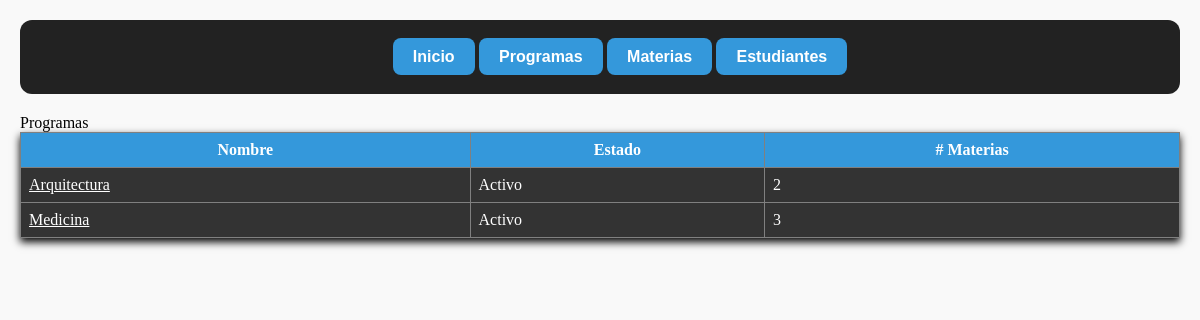
/programas/, run on the app's committed database.
### estudiantes/models.py (models this page shows, shortened)
class Programa(models.Model):
    ESTADOS = [
        ("ACTIVO", "Activo"),
        ("INACTIVO", "Inactivo"),
        ("EN_REVISION", "En revisión"),
        ("CERRADO", "Cerrado"),
    ]
    nombre = models.CharField(max_length=150)
    descripcion = models.TextField(blank=True)
    estado = models.CharField(max_length=15, choices=ESTADOS, default="ACTIVO")

### estudiantes/views.py (the view)
# urls.py: path("programas/", views.lista_programas, name="lista_programas"),
def lista_programas(request):
    programas = Programa.objects.all().order_by("nombre")
    return render(request, "estudiantes/lista_programas.html", {"programas": programas})

### estudiantes/templates/estudiantes/lista_programas.html (shortened to what this page needs)
{% extends "estudiantes/base.html" %}
{% block content %}
<a style="font-family: Trebuchet MS", Lucida, Arial, sans-serif;
<h1>Programas</h1>
<table border="1" cellpadding="8" cellspacing="0" style="border-collapse: collapse; width: 100%; color: #fff; background-color: #333; box-shadow: 0 4px 8px rgba(0, 0, 0, 3);">
    <thead style="background-color: #3498db;">
        <tr>
            <th>Nombre</th>
            <th>Estado</th>
            <th># Materias</th>
        </tr>
    </thead>
    <tbody>
        {% for prog in programas %}
        <tr>
            <td>
                <a style="color: #fff;" href="{% url 'estudiantes:detalle_programa' prog.pk %}">
                    {{ prog.nombre }}
                </a>
            </td>
            <td>{{ prog.estado }}</td>
            <td>{{ prog.materias.count }}</td>
        </tr>
        {% empty %}
        <tr>
            <td colspan="3">No hay programas registrados.</td>
        </tr>
        {% endfor %}
    </tbody>
</table>
{% endblock %}

### estudiantes/static/css/main.css (style rules this page uses)
body { font-family: "Trebuchet MS", Lucida, Arial, sans-serif; margin: 20px; background-color: #f9f9f9; color: #000000; }
table { background-color: #333; color: #721c24; }

### data on the page
Programa: nombre "Arquitectura", estado "Activo", materias.count "2"
Programa: nombre "Medicina", estado "Activo", materias.count "3"
